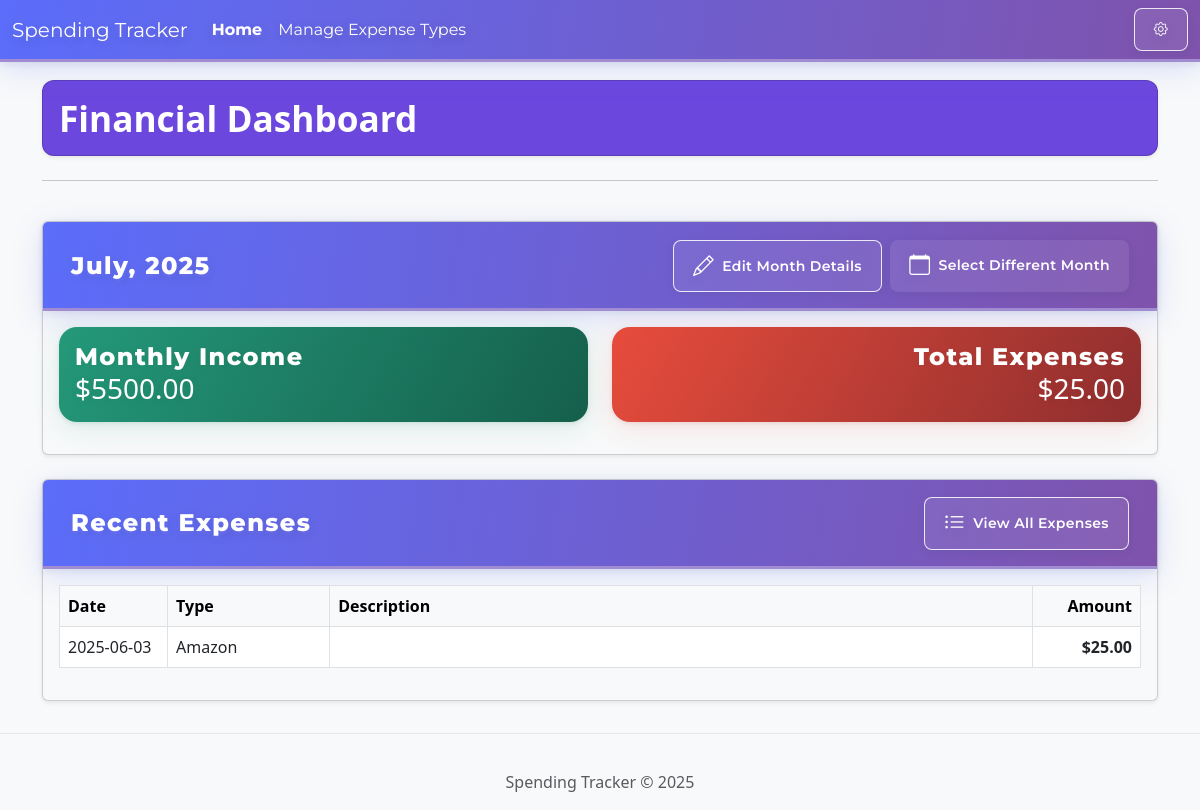
Before: / with the older database file.
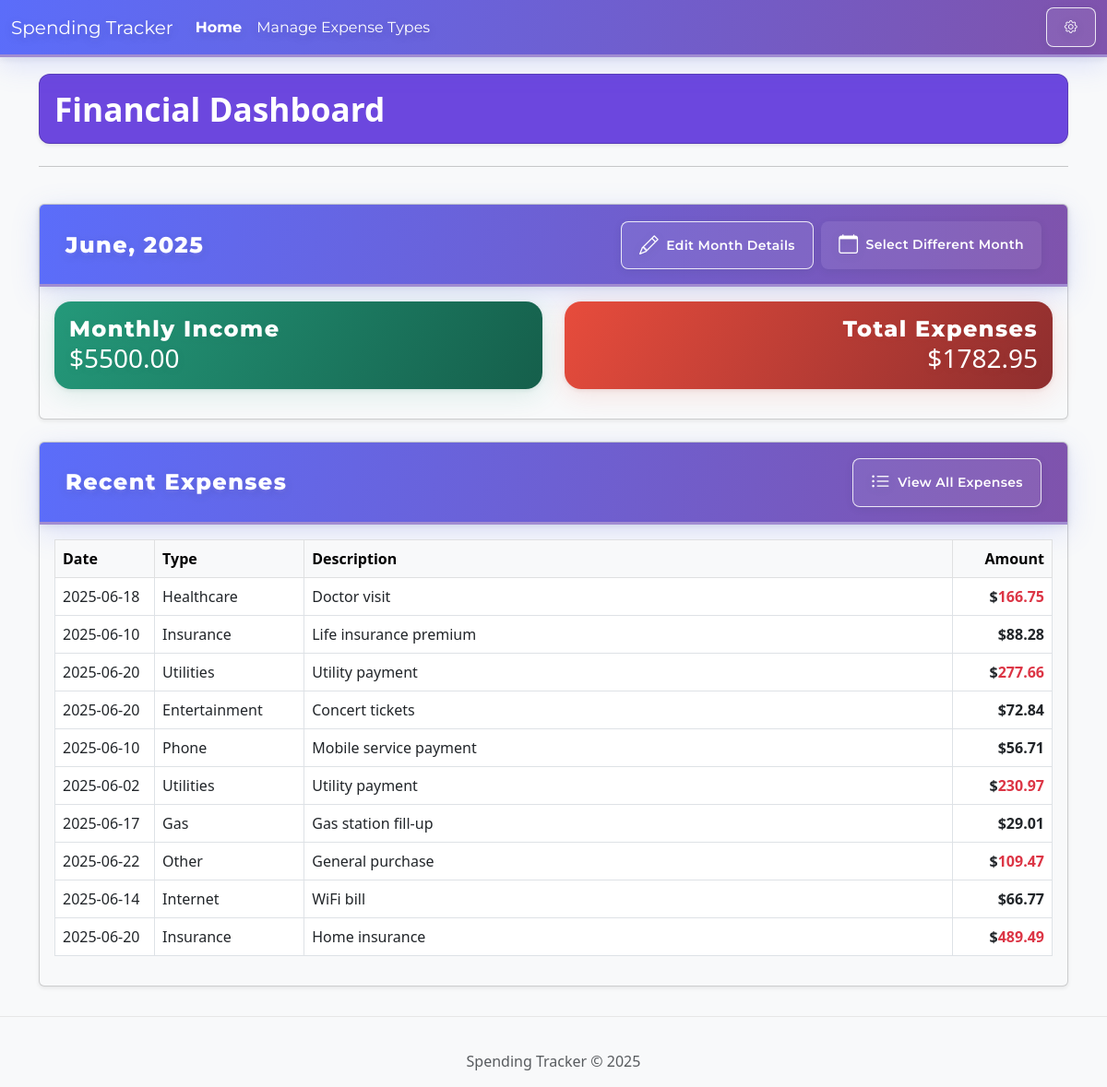
After: the same page with the newer database file.
### tables this page shows
CREATE TABLE months (
            id INTEGER PRIMARY KEY AUTOINCREMENT,
            month INTEGER NOT NULL CHECK (month >= 1 AND month <= 12),
            year INTEGER NOT NULL CHECK (year >= 2020),
            starting_bank_value DECIMAL(10, 2) DEFAULT 0.00,
            monthly_income DECIMAL(10, 2) DEFAULT 0.00,
            created_at TIMESTAMP DEFAULT CURRENT_TIMESTAMP,
            UNIQUE(month, year)
        );

CREATE TABLE expenses (
            id INTEGER PRIMARY KEY AUTOINCREMENT,
            amount DECIMAL(10, 2) NOT NULL,
            description TEXT,
            expense_type_id INTEGER NOT NULL,
            date DATE NOT NULL,
            recurring_interval TEXT CHECK (recurring_interval IN ('none', 'monthly', 'biannual', 'yearly') OR recurring_interval IS NULL),
            recurring_day INTEGER CHECK (recurring_day >= 1 AND recurring_day <= 31),
            is_recurring_template BOOLEAN DEFAULT FALSE,
            is_active BOOLEAN DEFAULT TRUE,
            created_at TIMESTAMP DEFAULT CURRENT_TIMESTAMP,
            updated_at TIMESTAMP DEFAULT CURRENT_TIMESTAMP,
            FOREIGN KEY (expense_type_id) REFERENCES expense_types(id)
        );

CREATE TABLE expense_types (
            id INTEGER PRIMARY KEY AUTOINCREMENT,
            name TEXT NOT NULL UNIQUE,
            is_active BOOLEAN DEFAULT TRUE,
            created_at TIMESTAMP DEFAULT CURRENT_TIMESTAMP
        );

### app.py (the view)
@app.route('/')
def index():
    conn = get_db_connection()
    expense_types = conn.execute('SELECT * FROM expense_types WHERE is_active = TRUE ORDER BY name').fetchall()
    current_month_id = request.args.get('current_month_id', None)
    if current_month_id:
        session['current_month_id'] = current_month_id
    elif 'current_month_id' in session:
        current_month_id = session['current_month_id']
    if current_month_id:
        current_month_data = conn.execute('SELECT * FROM months WHERE id = ?', (current_month_id,)).fetchone()
        if not current_month_data:
            current_month_data = conn.execute('SELECT * FROM months ORDER BY year DESC, month DESC LIMIT 1').fetchone()
            if current_month_data:
                session['current_month_id'] = current_month_data['id']
    else:
        current_month_data = conn.execute('SELECT * FROM months ORDER BY year DESC, month DESC LIMIT 1').fetchone()
        if current_month_data:
            session['current_month_id'] = current_month_data['id']
    recent_expenses = conn.execute('''
        SELECT e.id, e.amount, e.description, e.date, et.name as expense_type_name, e.created_at
        FROM expenses e
        JOIN expense_types et ON e.expense_type_id = et.id
        WHERE e.is_active = TRUE
        ORDER BY e.created_at DESC
        LIMIT 10
    ''').fetchall()
    total_amount = 0.0
    if current_month_data:
        total_amount = calculate_total_expenses(current_month_data['month'], current_month_data['year'], conn)
    conn.close()
    return render_template('index.html', expense_types=expense_types, current_month=current_month_data,
                           recent_expenses=recent_expenses, month_error=None, show_month_modal=False, total_amount=total_amount)

### app.py (called while the page is built)
def get_db_connection():
    conn = sqlite3.connect(DB_PATH)
    conn.row_factory = sqlite3.Row
    return conn

@app.context_processor
def inject_current_year():
    return {'current_year': datetime.utcnow().year}

### templates/index.html (shortened to what this page needs)
{% extends "base.html" %}
{% block content %}
<div class="row mb-4">
    <div class="col-12">
        <div class="dashboard-header card shadow-sm mb-4 p-3" style="background: #6c47de; color: #fff; border-radius: 0.75rem;">
    <h1 class="mb-0" style="font-weight: 700; font-size: 2.2rem;">Financial Dashboard</h1>
</div>
        <hr>
    </div>
</div>
<div class="row">
    <div class="col-12">
        {% if current_month %}
            <div class="card card-custom bg-light mb-4 shadow-sm">
                <div class="card-header section-header d-flex justify-content-between align-items-center">
    <h2 class="section-header-title mb-0">
    {{ ["January", "February", "March", "April", "May", "June", "July", "August", "September", "October", "November", "December"][current_month['month']-1] }}, {{ current_month['year'] }}
</h2>
    <div class="d-flex gap-2">
        <a href="#" class="btn btn-sm btn-outline-primary" data-bs-toggle="modal" data-bs-target="#editMonthModal">
            <i class="bi bi-pencil me-1"></i> <span>Edit Month Details</span>
        </a>
        <a href="{{ url_for('month_routes.list_months') }}" class="btn btn-sm btn-primary">
            <i class="bi bi-calendar me-1"></i> <span>Select Different Month</span>
        </a>
    </div>
</div>
                <div class="card-body">
    <div class="row">
        <div class="col-md-6">
            <div class="card card-monthly-income mb-3">
                <div class="card-body">
                    <h5 class="section-header-title">Monthly Income</h5>
                    <p class="card-text h3">${{ "%.2f"|format(current_month['monthly_income']) }}</p>
                </div>
            </div>
        </div>
        <div class="col-md-6">
            <div class="card card-total-expenses mb-3">
                <div class="card-body text-end">
                    <h5 class="section-header-title">Total Expenses</h5>
                    <p class="card-text h3 mb-0">${{ "%.2f"|format(total_amount) }}</p>
                </div>
            </div>
        </div>
    </div>
</div>
            </div>
        {% else %}
            <div class="alert alert-warning" role="alert">
                No month data found. Please ensure the database is set up correctly and has month entries.
            </div>
        {% endif %}
    </div>
</div>
<div class="row mb-4">
    <div class="col-12">
        <div class="card card-custom bg-light shadow-sm">
            <div class="card-header section-header d-flex justify-content-between align-items-center">
    <h2 class="section-header-title mb-0">Recent Expenses</h2>
    <a href="{{ url_for('expense_routes.view_expenses') }}" class="btn btn-sm btn-outline-primary">
        <i class="bi bi-list-ul me-1"></i> <span>View All Expenses</span>
    </a>
</div>
            <div class="card-body">
                {% if recent_expenses %}
                    <div class="table-responsive">
                        <table class="table table-hover table-bordered">
                            <thead class="table-light">
                                <tr>
                                    <th style="width:10%">Date</th>
                                    <th style="width:15%">Type</th>
                                    <th style="width:auto">Description</th>
                                    <th class="text-end" style="width:10%">Amount</th>
                                </tr>
                            </thead>
                            <tbody>
                                {% for expense in recent_expenses[:10] %}
                                    <tr class="{% if loop.index is even %}alt-row{% endif %}">
                                        <td style="width:10%">{{ expense.date }}</td>
                                        <td style="width:15%">{{ expense.expense_type_name }}</td>
                                        <td style="width:auto">{{ expense.description|default('', true) }}</td>
                                        <td class="text-end fw-bold" style="width:10%">$<span class="{% if expense.amount > 100 %}text-danger{% endif %}">{{ "%.2f"|format(expense.amount) }}</span></td>
                                    </tr>
                                {% endfor %}
                            </tbody>
                        </table>
                    </div>
                {% else %}
                    <div class="alert alert-info">
                        No expenses found. Add your first expense to get started!
                    </div>
                {% endif %}
            </div>
        </div>
    </div>
</div>
{% endblock %}

### templates/base.html (shortened to what this page needs)
<!DOCTYPE html>
<html lang="en">
<head>
    <link href="https://cdn.jsdelivr.net/npm/bootstrap@5.3.0-alpha1/dist/css/bootstrap.min.css" rel="stylesheet">
    <link rel="stylesheet" href="https://cdn.jsdelivr.net/npm/bootstrap-icons@1.11.1/font/bootstrap-icons.css">
    <link rel="stylesheet" href="{{ url_for('static', filename='css/style.css') if 'static/css/style.css' else '' }}">
    <link rel="stylesheet" href="{{ url_for('static', filename='css/navbar-gradient.css') }}">
</head>
<body>
<nav class="navbar navbar-expand-lg navbar-dark navbar-gradient fixed-top">
        <div class="container-fluid">
            <a class="navbar-brand" href="{{ url_for('index') }}">Spending Tracker</a>
            <div class="collapse navbar-collapse" id="navbarNav">
                <ul class="navbar-nav me-auto mb-2 mb-lg-0">
                    <li class="nav-item">
                        <a class="nav-link active" aria-current="page" href="{{ url_for('index') }}">Home</a>
                    </li>
                    <li class="nav-item">
                        <a class="nav-link" href="{{ url_for('expense_type_routes.manage_expense_types') }}">
    Manage Expense Types
</a>
                    </li>
                </ul>
                <div class="d-flex align-items-center">
                    <button class="btn btn-outline-light btn-sm ms-2" id="powerToolsBtn" data-bs-toggle="modal" data-bs-target="#powerToolsModal" title="Power Tools">
                        <i class="bi bi-gear"></i>
                    </button>
                </div>
            </div>
        </div>
    </nav>
    <main class="container mt-4">
        {% block content %}{% endblock %}
    </main>
    <footer class="footer">
        <div class="container">
            <span class="text-muted">Spending Tracker &copy; {{ current_year }}</span>
        </div>
    </footer>
</body>
</html>

### static/css/style.css (style rules this page uses)
body { padding-top: 56px; background-color: #f8f9fa; color: #333; font-family: 'Segoe UI', Roboto, 'Helvetica Neue', Arial, sans-serif; }
.container { margin-top: 20px; }
.btn { border-radius: 8px; padding: 0.6rem 1.2rem; font-weight: 500; transition: all 0.3s ease; }
.btn .bi + span, .btn .bi + strong, .btn .bi + em, .btn .bi + b, .btn .bi + i { position: relative; top: -0.18em; display: inline-block; }
.btn .bi + *:not(.bi) { position: relative; top: -0.18em; display: inline-block; }
.btn-primary { background: linear-gradient(135deg, #4a6cf7, #3b5de7); border: none; }
.alt-row { background-color: #e9ecef !important; }
.section-header-btn, .section-header .btn, .section-header .btn-outline-primary, .section-header .btn-outline-secondary { color: #fff !important; border-color: rgba(255,255,255,0.85) !important; background: rgba(255,255,255,0.08) !important; font-weight: 600; box-shadow: 0 2px 8px rgba(44,62,80,0.10); transition: background 0.2s, color 0.2s, border-color 0.2s; }
.card-total-expenses { background: linear-gradient(120deg, #e74c3c 0%, #8e2e2e 100%); color: #fff; border-radius: 18px; box-shadow: 0 6px 28px 0 rgba(231,76,60,0.14), 0 1.5px 4px 0 rgba(142,46,46,0.12); border: none; overflow: hidden; }
.card-total-expenses .section-header-title, .card-total-expenses .card-text, .card-total-expenses h5 { color: #fff !important; text-shadow: 0 2px 8px rgba(142,46,46,0.12); }
.card-monthly-income { background: linear-gradient(120deg, #24997a 0%, #155f4b 100%); color: #fff; border-radius: 18px; box-shadow: 0 6px 28px 0 rgba(36,153,122,0.14), 0 1.5px 4px 0 rgba(21,95,75,0.12); border: none; overflow: hidden; }
.card-monthly-income .section-header-title, .card-monthly-income .card-text, .card-monthly-income h5 { color: #fff !important; text-shadow: 0 2px 8px rgba(21,95,75,0.12); }
.section-header { background: linear-gradient(100deg, #5b6dfa 0%, #7f53ac 100%); box-shadow: 0 8px 32px 0 rgba(91, 109, 250, 0.18), 0 2px 8px 0 rgba(44, 62, 80, 0.10); border-radius: 16px 16px 0 0; padding: 1.1rem 1.75rem 1rem 1.75rem; margin-bottom: 0; border: none; border-bottom: 3px solid #a18cd1; font-family: 'Montserrat', 'Segoe UI', Roboto, 'Helvetica Neue', Arial, sans-serif; display: flex; align-items: center; gap: 0.5rem; min-height: 60px; letter-spacing: 0.02em; color: #fff; }
.section-header-title { font-family: 'Montserrat', 'Segoe UI', Roboto, 'Helvetica Neue', Arial, sans-serif; font-weight: 800; font-size: 1.5rem; color: #fff; letter-spacing: 0.06em; text-shadow: 0 3px 12px rgba(44, 62, 80, 0.18), 0 1.5px 4px rgba(161, 140, 209, 0.18); margin-bottom: 0; filter: brightness(1.15) saturate(1.2); }
.section-header .bi { font-size: 1.3rem; color: #fff; filter: drop-shadow(0 2px 4px rgba(44, 62, 80, 0.14)); }
.footer { padding: 1rem 0; text-align: center; margin-top: 2rem; background-color: #e9ecef; border-top: 1px solid #dee2e6; }

### static/css/navbar-gradient.css (style rules this page uses)
.navbar-gradient { background: linear-gradient(100deg, #5b6dfa 0%, #7f53ac 100%) !important; box-shadow: 0 8px 32px 0 rgba(91, 109, 250, 0.18), 0 2px 8px 0 rgba(44, 62, 80, 0.10); border-bottom: 3px solid #a18cd1; }
.navbar-gradient .navbar-brand, .navbar-gradient .nav-link, .navbar-gradient .navbar-toggler, .navbar-gradient .bi { color: #fff !important; font-family: 'Montserrat', 'Segoe UI', Roboto, 'Helvetica Neue', Arial, sans-serif; text-shadow: 0 3px 12px rgba(44, 62, 80, 0.18), 0 1.5px 4px rgba(161, 140, 209, 0.18); }
.navbar-gradient .nav-link.active { filter: brightness(1.15) saturate(1.2); font-weight: 700; }
.navbar-gradient .btn-outline-light { border-color: rgba(255,255,255,0.85) !important; color: #fff !important; background: rgba(255,255,255,0.08) !important; font-weight: 600; box-shadow: 0 2px 8px rgba(44,62,80,0.10); transition: background 0.2s, color 0.2s, border-color 0.2s; }

### templates/base.html (style rules this page uses)
body { padding-top: 56px; }
.footer { padding: 1rem 0; text-align: center; margin-top: 2rem; background-color: #f8f9fa; border-top: 1px solid #e7e7e7; }

Changed rows visible on the page:
removed months: month "July", year "2025", monthly_income "5500.00"
removed expenses: date "2025-06-03", expense_type_name "Amazon", amount "25.00"
added months: month "June", year "2025", monthly_income "5500.00"
added expenses: date "2025-06-18", expense_type_name "Healthcare", description "Doctor visit", amount "166.75"
added expenses: date "2025-06-10", expense_type_name "Insurance", description "Life insurance premium", amount "88.28"
added expenses: date "2025-06-20", expense_type_name "Utilities", description "Utility payment", amount "277.66"
added expenses: date "2025-06-20", expense_type_name "Entertainment", description "Concert tickets", amount "72.84"
added expenses: date "2025-06-10", expense_type_name "Phone", description "Mobile service payment", amount "56.71"
added expenses: date "2025-06-02", expense_type_name "Utilities", description "Utility payment", amount "230.97"
added expenses: date "2025-06-17", expense_type_name "Gas", description "Gas station fill-up", amount "29.01"
added expenses: date "2025-06-22", expense_type_name "Other", description "General purchase", amount "109.47"
added expenses: date "2025-06-14", expense_type_name "Internet", description "WiFi bill", amount "66.77"
added expenses: date "2025-06-20", expense_type_name "Insurance", description "Home insurance", amount "489.49"
Other visible differences:
{{ "%.2f"|format(total_amount) }}: "25.00" → "1782.95"
